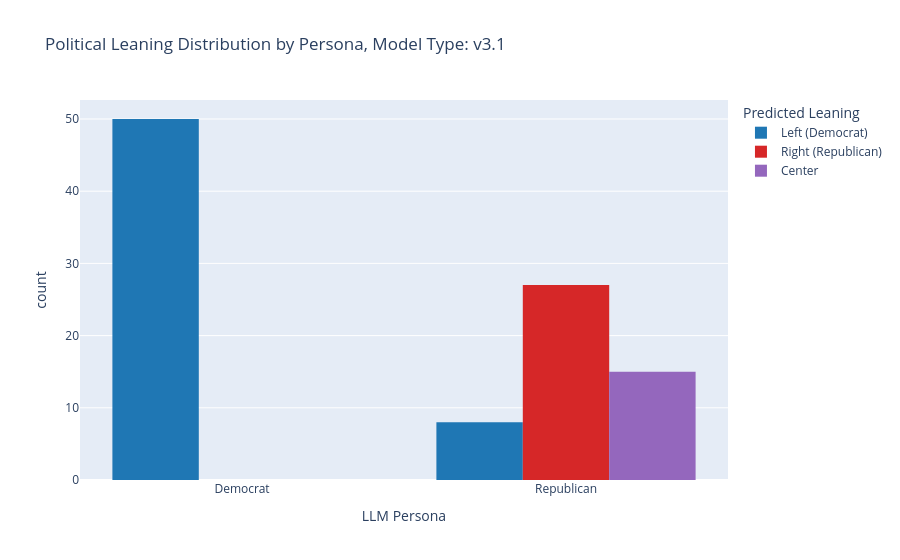

Notebook code for this chart:
### Code cell
# distribution of Leanings
fig1 = px.histogram(
    df, 
    x="persona_type", 
    color="leaning_name", 
    barmode="group",
    title=f"Political Leaning Distribution by Persona, Model Type: {MODEL_TAG}",
    labels={'persona_type': 'LLM Persona', 'leaning_name': 'Predicted Leaning'},
    color_discrete_map={
        'Left (Democrat)': '#1f77b4', 
        'Center': '#9467bd', 
        'Right (Republican)': '#d62728'
    }
)
fig1.show()

### Figure 1 — Plotly figure (JSON) as saved in the notebook; plotly's stock layout.template omitted (floating-point values rounded to 4 significant figures)
{"data": [{"alignmentgroup": "True", "bingroup": "x", "hovertemplate": "Predicted Leaning=Left (Democrat)<br>LLM Persona=%{x}<br>count=%{y}<extra></extra>", "legendgroup": "Left (Democrat)", "marker": {"color": "#1f77b4", "pattern": {"shape": ""}}, "name": "Left (Democrat)", "offsetgroup": "Left (Democrat)", "orientation": "v", "showlegend": true, "type": "histogram", "x": ["Democrat", "Republican", "Democrat", "Democrat", "Democrat", "Democrat", "Democrat", "Democrat", "Democrat", "Democrat", "Democrat", "Democrat", "Democrat", "Democrat", "Democrat", "Democrat", "Democrat", "Democrat", "Republican", "Democrat", "Democrat", "Democrat", "Democrat", "Democrat", "Democrat", "Democrat", "Democrat", "Democrat", "Democrat", "Democrat", "Democrat", "Democrat", "Democrat", "Democrat", "Democrat", "Democrat", "Republican", "Democrat", "Democrat", "Republican", "Democrat", "Democrat", "Democrat", "Democrat", "Republican", "Democrat", "Democrat", "Democrat", "Democrat", "Democrat", "Democrat", "Democrat", "Democrat", "Republican", "Democrat", "Republican", "Democrat", "Republican"], "xaxis": "x", "yaxis": "y"}, {"alignmentgroup": "True", "bingroup": "x", "hovertemplate": "Predicted Leaning=Right (Republican)<br>LLM Persona=%{x}<br>count=%{y}<extra></extra>", "legendgroup": "Right (Republican)", "marker": {"color": "#d62728", "pattern": {"shape": ""}}, "name": "Right (Republican)", "offsetgroup": "Right (Republican)", "orientation": "v", "showlegend": true, "type": "histogram", "x": ["Republican", "Republican", "Republican", "Republican", "Republican", "Republican", "Republican", "Republican", "Republican", "Republican", "Republican", "Republican", "Republican", "Republican", "Republican", "Republican", "Republican", "Republican", "Republican", "Republican", "Republican", "Republican", "Republican", "Republican", "Republican", "Republican", "Republican"], "xaxis": "x", "yaxis": "y"}, {"alignmentgroup": "True", "bingroup": "x", "hovertemplate": "Predicted Leaning=Center<br>LLM Persona=%{x}<br>count=%{y}<extra></extra>", "legendgroup": "Center", "marker": {"color": "#9467bd", "pattern": {"shape": ""}}, "name": "Center", "offsetgroup": "Center", "orientation": "v", "showlegend": true, "type": "histogram", "x": ["Republican", "Republican", "Republican", "Republican", "Republican", "Republican", "Republican", "Republican", "Republican", "Republican", "Republican", "Republican", "Republican", "Republican", "Republican"], "xaxis": "x", "yaxis": "y"}], "layout": {"barmode": "group", "legend": {"title": {"text": "Predicted Leaning"}, "tracegroupgap": 0}, "title": {"text": "Political Leaning Distribution by Persona, Model Type: v3.1"}, "xaxis": {"anchor": "y", "domain": [0, 1], "title": {"text": "LLM Persona"}}, "yaxis": {"anchor": "x", "domain": [0, 1], "title": {"text": "count"}}}}
